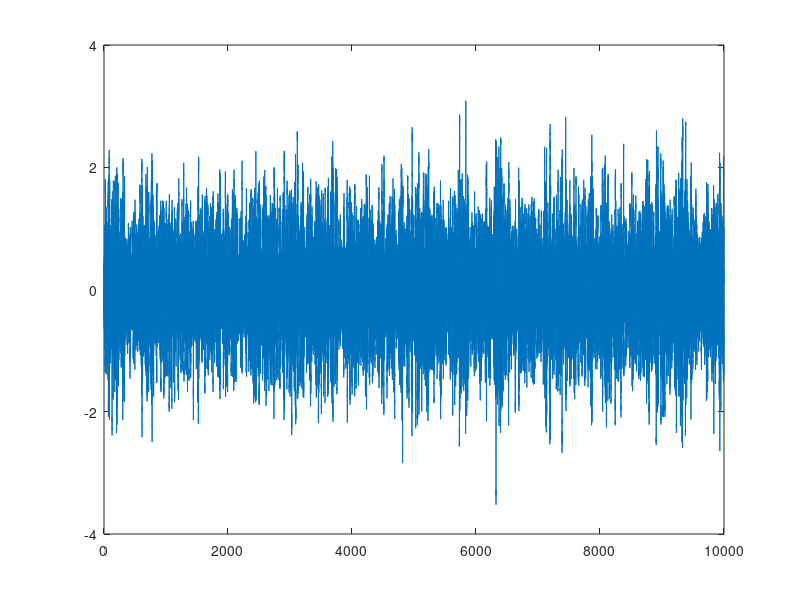
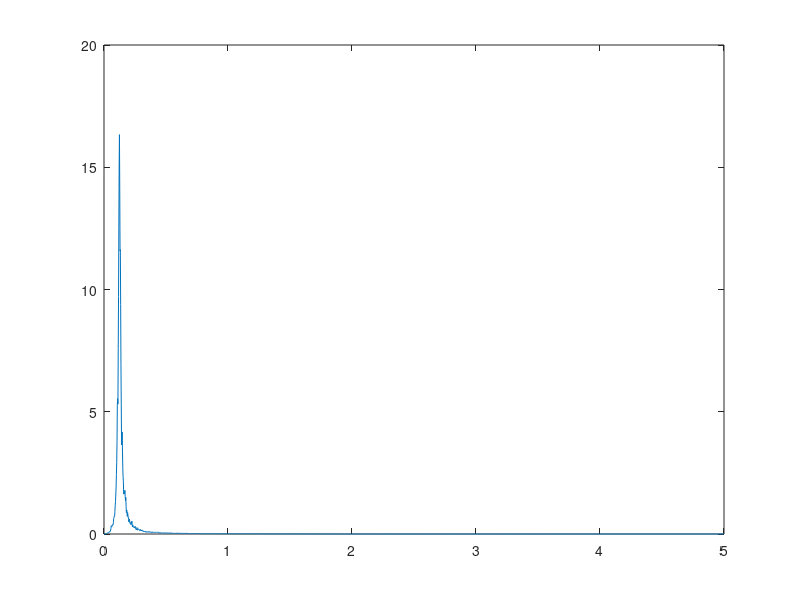
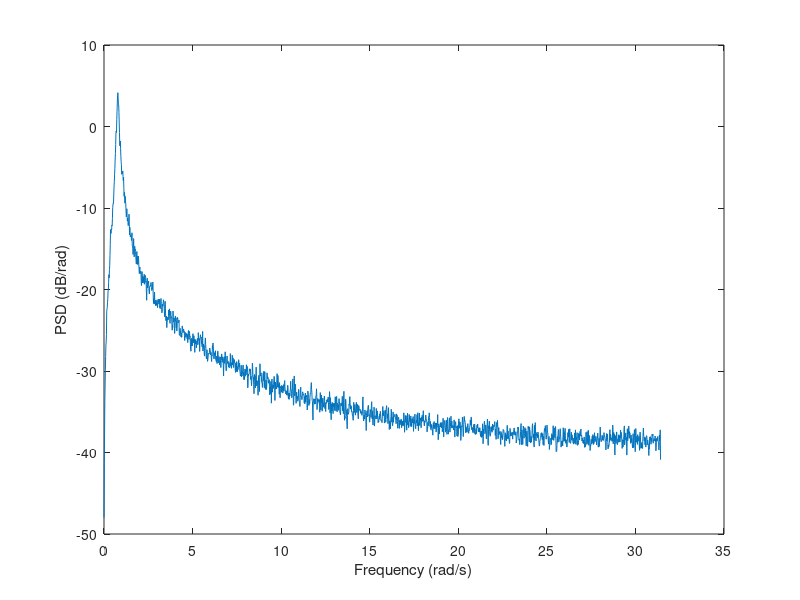
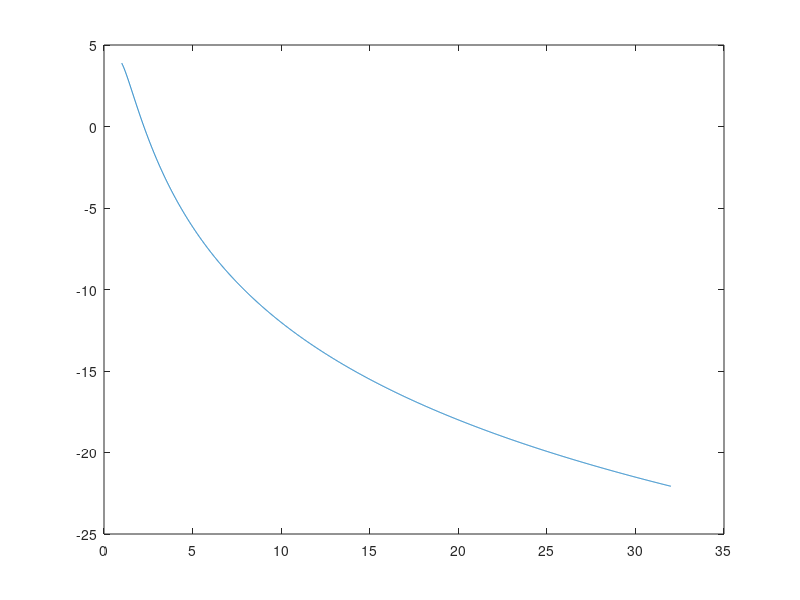

Reproduce these figures in MATLAB, in order.
%% 2a
close all
load('wave.mat')

fs = 10;
window = 4096;

t = psi_w(1,:);
x = psi_w(2,:);

%[pxx,f] = pwelch(x,window, 0, 100005 ,fs);
[pxx,f] = pwelch(x,window, [], [] ,fs);

figure(1)
plot(t,x)

figure(2)
plot(f,pxx)
close all;
figure(3)
plot(f * (2*pi), 10*log10(pxx / (2*pi))) % ? Power ratio in dB: 10^1/10
xlabel('Frequency (rad/s)');
ylabel('PSD (dB/rad)');
%TODO is this correct?

%% 2b
w_0 = 0.7823;
w = 1:0.01:32;
T = 10000;
lambda = 1;
sigma_squared = 10^(4.149/10);
sigma = sqrt(sigma_squared)*10*10;
K_w = 2*lambda*w_0*sigma;
%fun = @(x, w)(K_w^2 * w.^2 / T) ./ ((w_0^2 - w.^2).^2 + (2*x(1)*w_0*w).^2);
%x = lsqcurvefit(fun, [lambda], f*(2*pi), 10*log10(pxx / (2*pi)))

lambda = 1
K_w = 2*lambda*w_0*sigma;

P_phi_w = (K_w^2 * w.^2 / T) ./ ((w_0^2 - w.^2).^2 + (2*lambda*w_0*w).^2);



figure(4)
plot(w, 10*log10(P_phi_w))